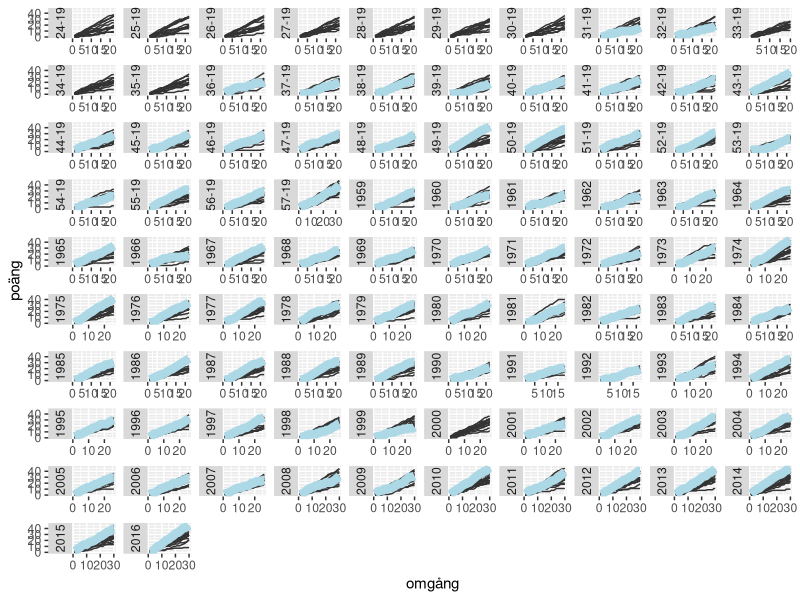

Recreate this plot in R.
# Maratontabell
library(tidyverse)

dat_match <- read_csv("Allsvenska/Data_out/Alls_matcher.csv")

dat_long <- dat_match %>% 
  select(-domare, -publik) %>% 
  mutate(segrare = ifelse(hemmamal == bortamal, "lika", 
                          ifelse(hemmamal > bortamal, "hemma", "borta")),
         id = 1:n()) %>% 
  pivot_longer(-c(hemmamal, bortamal, datum, sasong, segrare, id), names_to = "plats", values_to = "lag") %>% 
  mutate(status = ifelse(plats == segrare, "seger",
                         ifelse(segrare == "lika", "lika", "förlust")),
         gjorda_mål = ifelse(plats == "hemma", hemmamal, bortamal),
         insläppta_mål = ifelse(plats == "hemma", bortamal, hemmamal)) %>% 
  arrange(datum) %>% 
  group_by(lag, sasong) %>% 
  mutate(vunna = cumsum(status == "seger"),
         oavgjorda = cumsum(status == "lika"),
         förluster = cumsum(status == "förlust"),
         gjorda_mål = cumsum(gjorda_mål),
         insläppta_mål = cumsum(insläppta_mål),
         omgång = 1:n()) %>% 
  mutate(måldifferens = gjorda_mål - insläppta_mål,
         poäng = oavgjorda + 2 * vunna) %>% 
  ungroup()

g1 <- dat_long %>% 
  ggplot(aes(omgång, poäng, group = lag)) +
  geom_line(col = "grey20") +
  geom_line(data = . %>% filter(lag == "Malmö"), col = "lightblue", size = 3) +
  facet_wrap(~ gsub("_", "-", sasong), scale = "free_x", strip.position = "left")
g1
